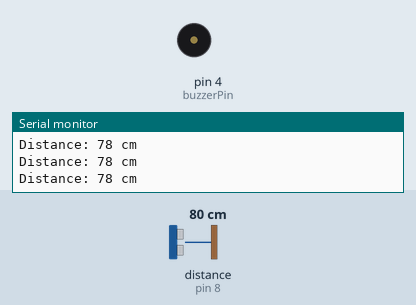
This sketch was run on a simulated Arduino Nano, built with avr-gcc and run on an emulated ATmega328P. Parts: buzzer (waves = sounding, pin HIGH), the last lines printed to the serial monitor. Wiring (inferred from the names in the program): ultrasonic range finder: trigger pin 9; echo pin 8. The test bench sets the inputs (shaded band); at power-on: distance to the obstacle (sensor on pin 8) 80 cm. The echo pulse lasts 58.3 µs per cm; pins used as bus, display or sensor lines are not drawn.

Above: at 1.2 s.
1.3 s: distance to the obstacle (sensor on pin 8) set to 54 cm
2.8 s: distance to the obstacle (sensor on pin 8) set to 49 cm
At 3.5 s:
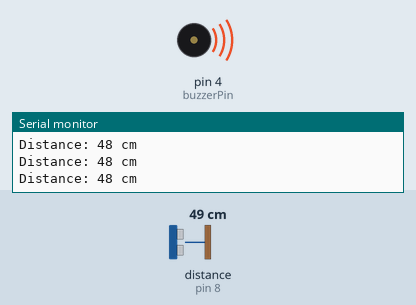
4.3 s: distance to the obstacle (sensor on pin 8) set to 14 cm
5.8 s: distance to the obstacle (sensor on pin 8) set to 10 cm
At 7.0 s:
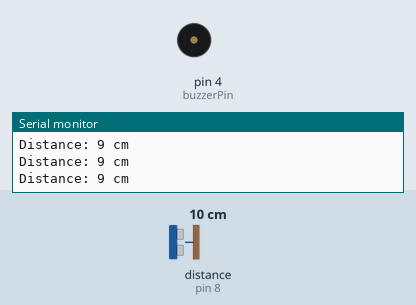
7.3 s: distance to the obstacle (sensor on pin 8) set to 18 cm
At 7.9 s:
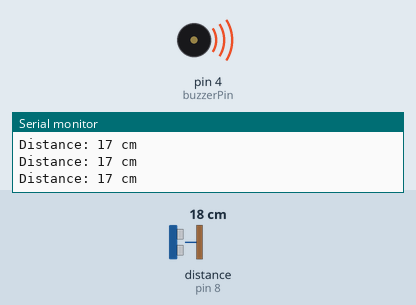
Timing chart, 0 to 9.8 s (numbered marks = the images above; inputs shaded):
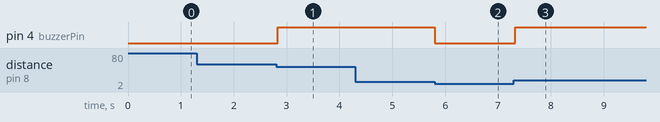

Measured:
- the behaviour switches between 52 and 51 cm on distance to the obstacle (sensor on pin 8) (found by bisection; images 0 and 1)
- the behaviour switches between 12 and 11 cm on distance to the obstacle (sensor on pin 8) (found by bisection; images 1 and 2)
- after the input at 2.8 s, pin 4 (buzzerPin): LOW → HIGH at once
- after the input at 5.8 s, pin 4 (buzzerPin): HIGH → LOW at once
- after the input at 7.3 s, pin 4 (buzzerPin): LOW → HIGH at once

The sketch:

BLIND_STICK.ino
```cpp
// Blind Stick Project with Arduino Nano
// Components: 1 Ultrasonic Sensor (HC-SR04), 1 Buzzer

// Pin definitions
const int trigPin = 9;     // Ultrasonic sensor TRIG
const int echoPin = 8;    // Ultrasonic sensor ECHO
const int buzzerPin = 4;   // Buzzer

// Variables
long duration;
int distance;

void setup() {
  pinMode(trigPin, OUTPUT);
  pinMode(echoPin, INPUT);
  pinMode(buzzerPin, OUTPUT);
  Serial.begin(9600);
}

void loop() {
  // Send ultrasonic pulse
  digitalWrite(trigPin, LOW);
  delayMicroseconds(2);
  digitalWrite(trigPin, HIGH);
  delayMicroseconds(10);
  digitalWrite(trigPin, LOW);

  // Read echo
  duration = pulseIn(echoPin, HIGH);

  // Calculate distance (in cm)
  distance = duration * 0.034 / 2;

  // Print distance for debugging
  Serial.print("Distance: ");
  Serial.print(distance);
  Serial.println(" cm");

  // Trigger buzzer if obstacle is close
  if (distance > 10 && distance <= 50) {   // threshold: 50 cm
    digitalWrite(buzzerPin, HIGH);        // buzzer ON
  } else {
    digitalWrite(buzzerPin, LOW);         // buzzer OFF
  }

  delay(100); // small delay for stability
}
```
